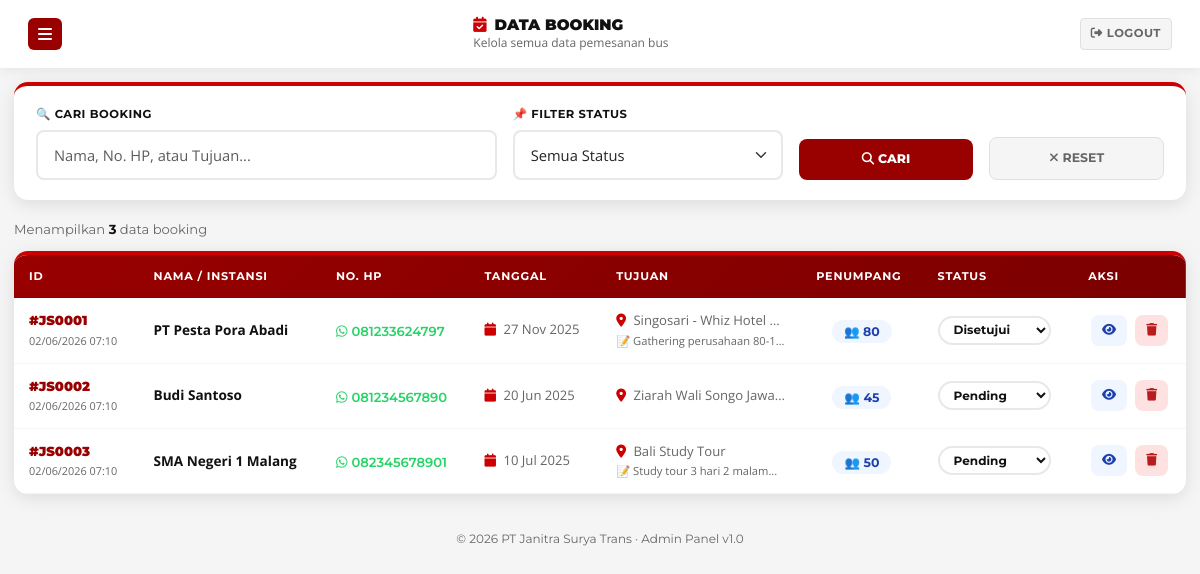
The page /admin/data-booking.php (signed in) on the database its author committed.
### tables this page shows
CREATE TABLE `booking` (
  `id_booking` int(11) NOT NULL,
  `nama` varchar(100) NOT NULL,
  `no_hp` varchar(20) NOT NULL,
  `tanggal` date NOT NULL,
  `tujuan` varchar(255) NOT NULL,
  `jumlah_penumpang` int(11) NOT NULL,
  `catatan` text DEFAULT NULL,
  `status` enum('Pending','Disetujui','Selesai','Dibatalkan') DEFAULT 'Pending',
  `created_at` timestamp NOT NULL DEFAULT current_timestamp()
);

### admin/data-booking.php (the view, shortened to what this page needs)
<?php
include '../config/koneksi.php';
$search = trim($_GET['cari'] ?? '');
$where = [];
$where_sql = $where ? 'WHERE '.implode(' AND ', $where) : '';
$result = mysqli_query($conn, "SELECT * FROM booking $where_sql ORDER BY created_at DESC");
$total = mysqli_num_rows($result);
?>
<!DOCTYPE html>
<html lang="id">
<head>
    <link href="https://cdn.jsdelivr.net/npm/bootstrap@5.3.2/dist/css/bootstrap.min.css" rel="stylesheet">
    <link href="https://cdnjs.cloudflare.com/ajax/libs/font-awesome/6.5.1/css/all.min.css" rel="stylesheet">
    <link href="../assets/css/style.css" rel="stylesheet">
</head>
<body style="background:var(--abu);">
<div class="admin-layout">
    <div class="admin-main">
        <div class="admin-topbar">
            <button class="sidebar-toggle" onclick="toggleSidebar()">
                <i class="fas fa-bars"></i>
            </button>
            <div>
                <h5 style="margin:0;font-family:'Montserrat',sans-serif;font-weight:900;color:var(--hitam);text-transform:uppercase;font-size:0.95rem;">
                    <i class="fas fa-calendar-check me-2" style="color:var(--merah);"></i>Data Booking
                </h5>
                <div style="font-size:0.75rem;color:var(--abu-teks);">Kelola semua data pemesanan bus</div>
            </div>
            <a href="logout.php" style="background:var(--abu);color:var(--abu-teks);padding:7px 14px;border-radius:4px;font-size:0.78rem;font-weight:700;font-family:'Montserrat',sans-serif;text-decoration:none;text-transform:uppercase;letter-spacing:0.5px;border:1px solid var(--abu-medium);">
                <i class="fas fa-sign-out-alt me-1"></i>Logout
            </a>
        </div>
        <div class="admin-content">
            <div style="background:white;border-radius:var(--radius);padding:20px 22px;box-shadow:var(--shadow-card);margin-bottom:20px;border-top:4px solid var(--merah);">
                <form method="GET">
                    <div class="row g-3 align-items-end">
                        <div class="col-md-5">
                            <label style="font-family:'Montserrat',sans-serif;font-weight:700;font-size:0.72rem;text-transform:uppercase;letter-spacing:0.5px;margin-bottom:6px;display:block;color:var(--hitam);">
                                🔍 Cari Booking
                            </label>
                            <input type="text" name="cari" class="form-control" placeholder="Nama, No. HP, atau Tujuan..." value="<?= htmlspecialchars($search) ?>">
                        </div>
                        <div class="col-md-3">
                            <label style="font-family:'Montserrat',sans-serif;font-weight:700;font-size:0.72rem;text-transform:uppercase;letter-spacing:0.5px;margin-bottom:6px;display:block;color:var(--hitam);">
                                📌 Filter Status
                            </label>
                            <select name="status" class="form-select">
                                <option value="">Semua Status</option>
                            </select>
                        </div>
                        <div class="col-md-2">
                            <button type="submit" style="background:var(--merah-tua);color:white;border:none;width:100%;padding:11px;border-radius:var(--radius-sm);font-family:'Montserrat',sans-serif;font-weight:800;font-size:0.78rem;text-transform:uppercase;cursor:pointer;transition:all 0.3s;"
                                    onmouseover="this.style.background='var(--merah-gelap)'"
                                    onmouseout="this.style.background='var(--merah-tua)'">
                                <i class="fas fa-search me-1"></i>Cari
                            </button>
                        </div>
                        <div class="col-md-2">
                            <a href="data-booking.php" style="background:var(--abu);color:var(--abu-teks);border:1px solid var(--abu-medium);width:100%;padding:11px;border-radius:var(--radius-sm);font-family:'Montserrat',sans-serif;font-weight:700;font-size:0.78rem;text-transform:uppercase;text-decoration:none;display:block;text-align:center;">
                                <i class="fas fa-times me-1"></i>Reset
                            </a>
                        </div>
                    </div>
                </form>
            </div>
            <div style="font-size:0.82rem;color:var(--abu-teks);margin-bottom:12px;font-family:'Montserrat',sans-serif;">
                Menampilkan <strong style="color:var(--hitam);"><?= $total ?></strong> data booking
            </div>
            <div style="background:white;border-radius:var(--radius);box-shadow:var(--shadow-card);overflow:hidden;border-top:4px solid var(--merah);">
                <div style="overflow-x:auto;">
                    <table style="width:100%;border-collapse:collapse;min-width:950px;">
                        <thead style="background:linear-gradient(135deg,var(--merah-tua),var(--merah-gelap));">
                            <tr>
                                <?php foreach(['ID','Nama / Instansi','No. HP','Tanggal','Tujuan','Penumpang','Status','Aksi'] as $h): ?>
                                <th style="padding:13px 15px;font-size:0.7rem;color:white;text-transform:uppercase;letter-spacing:0.8px;font-weight:700;font-family:'Montserrat',sans-serif;white-space:nowrap;"><?= $h ?></th>
                                <?php endforeach; ?>
                            </tr>
                        </thead>
                        <tbody>
                            <?php if ($total === 0): ?>
                            <tr><td colspan="8" style="text-align:center;padding:60px;color:var(--abu-teks);">
                                <div style="font-size:3rem;margin-bottom:10px;">📋</div>
                                <div style="font-family:'Montserrat',sans-serif;font-weight:700;color:var(--hitam);margin-bottom:6px;text-transform:uppercase;font-size:0.85rem;">Data Tidak Ditemukan</div>
                                <div style="font-size:0.82rem;">Coba ubah kata kunci pencarian atau filter status.</div>
                            </td></tr>
                            <?php else: ?>
                            <?php while ($row = mysqli_fetch_assoc($result)):
                            ?>
                            <tr style="border-bottom:1px solid #F5F5F5;"
                                onmouseover="this.style.background='#FFF5F5'"
                                onmouseout="this.style.background=''">
                                <td style="padding:13px 15px;">
                                    <div style="font-family:'Montserrat',sans-serif;font-weight:900;font-size:0.82rem;color:var(--merah-tua);">
                                        #JS<?= str_pad($row['id_booking'],4,'0',STR_PAD_LEFT) ?>
                                    </div>
                                    <div style="font-size:0.68rem;color:var(--abu-teks);margin-top:2px;">
                                        <?= date('d/m/Y H:i', strtotime($row['created_at'])) ?>
                                    </div>
                                </td>
                                <td style="padding:13px 15px;font-weight:700;font-size:0.85rem;color:var(--hitam);">
                                    <?= htmlspecialchars($row['nama']) ?>
                                </td>
                                <td style="padding:13px 15px;">
                                    <a href="https://wa.me/<?= preg_replace('/[^0-9]/','',$row['no_hp']) ?>" target="_blank"
                                       style="color:#25D366;font-size:0.82rem;text-decoration:none;font-weight:600;font-family:'Montserrat',sans-serif;">
                                        <i class="fab fa-whatsapp me-1"></i><?= htmlspecialchars($row['no_hp']) ?>
                                    </a>
                                </td>
                                <td style="padding:13px 15px;font-size:0.82rem;color:var(--abu-teks);white-space:nowrap;">
                                    <i class="fas fa-calendar me-1" style="color:var(--merah);"></i>
                                    <?= date('d M Y', strtotime($row['tanggal'])) ?>
                                </td>
                                <td style="padding:13px 15px;font-size:0.82rem;color:var(--abu-teks);max-width:190px;">
                                    <div style="overflow:hidden;text-overflow:ellipsis;white-space:nowrap;" title="<?= htmlspecialchars($row['tujuan']) ?>">
                                        <i class="fas fa-map-marker-alt me-1" style="color:var(--merah);"></i>
                                        <?= htmlspecialchars($row['tujuan']) ?>
                                    </div>
                                    <?php if (!empty($row['catatan'])): ?>
                                    <div style="font-size:0.7rem;color:var(--abu-teks);margin-top:2px;overflow:hidden;text-overflow:ellipsis;white-space:nowrap;" title="<?= htmlspecialchars($row['catatan']) ?>">
                                        📝 <?= htmlspecialchars(substr($row['catatan'],0,35)) ?>...
                                    </div>
                                    <?php endif; ?>
                                </td>
                                <td style="padding:13px 15px;text-align:center;">
                                    <span style="background:#EFF6FF;color:#1E40AF;padding:4px 12px;border-radius:20px;font-size:0.78rem;font-weight:700;font-family:'Montserrat',sans-serif;">
                                        👥 <?= $row['jumlah_penumpang'] ?>
                                    </span>
                                </td>
                                <td style="padding:13px 15px;">
                                    <form method="POST" style="display:inline;">
                                        <select name="status" onchange="this.form.submit()"
                                                style="border:2px solid #E8E8E8;border-radius:20px;padding:4px 10px;font-size:0.75rem;font-weight:700;font-family:'Montserrat',sans-serif;cursor:pointer;background:white;outline:none;color:var(--hitam);">
                                            <?php foreach(['Pending','Disetujui','Selesai','Dibatalkan'] as $s): ?>
                                            <option value="<?= $s ?>" <?= $row['status']===$s?'selected':'' ?>><?= $s ?></option>
                                            <?php endforeach; ?>
                                        </select>
                                    </form>
                                </td>
                                <td style="padding:13px 15px;text-align:center;white-space:nowrap;">
                                    <button onclick='lihatDetail(<?= json_encode($row) ?>)'
                                            style="background:#EFF6FF;color:#1E40AF;border:none;border-radius:var(--radius-sm);padding:6px 11px;font-size:0.78rem;cursor:pointer;margin-right:4px;transition:all 0.2s;font-family:'Montserrat',sans-serif;font-weight:700;"
                                            title="Detail"
                                            onmouseover="this.style.background='#DBEAFE'"
                                            onmouseout="this.style.background='#EFF6FF'">
                                        <i class="fas fa-eye"></i>
                                    </button>
                                    <a href="data-booking.php?hapus=<?= $row['id_booking'] ?>"
                                       onclick="return confirm('Hapus booking #JS<?= str_pad($row['id_booking'],4,'0',STR_PAD_LEFT) ?> atas nama <?= addslashes(htmlspecialchars($row['nama'])) ?>?')"
                                       style="background:#FEE2E2;color:#B91C1C;border:none;border-radius:var(--radius-sm);padding:6px 11px;font-size:0.78rem;text-decoration:none;display:inline-block;transition:all 0.2s;font-family:'Montserrat',sans-serif;font-weight:700;"
                                       title="Hapus"
                                       onmouseover="this.style.background='#FECACA'"
                                       onmouseout="this.style.background='#FEE2E2'">
                                        <i class="fas fa-trash"></i>
                                    </a>
                                </td>
                            </tr>
                            <?php endwhile; endif; ?>
                        </tbody>
                    </table>
                </div>
            </div>
            <div style="text-align:center;margin-top:36px;color:var(--abu-teks);font-size:0.75rem;font-family:'Montserrat',sans-serif;">
                © <?= date('Y') ?> PT Janitra Surya Trans · Admin Panel v1.0
            </div>
        </div>
    </div>
</div>
</body>
</html>

### assets/css/style.css (style rules this page uses)
:root { --merah: #CC0000; --merah-tua: #990000; --merah-muda: #E53935; --merah-gelap: #7B0000; --putih: #FFFFFF; --hitam: #111111; --abu: #F5F5F5; --abu-medium: #E0E0E0; --abu-teks: #666666; --shadow: 0 8px 32px rgba(204,0,0,0.18); --shadow-card: 0 4px 18px rgba(0,0,0,0.10); --radius: 14px; --radius-sm: 8px; --transition: all 0.35s cubic-bezier(.4,0,.2,1); }
* { margin:0; padding:0; box-sizing:border-box; }
html { scroll-behavior: smooth; }
body { font-family: 'Open Sans', sans-serif; color: var(--hitam); background: var(--putih); overflow-x: hidden; }
h1,h2,h3,h4,h5 { font-family: 'Montserrat', sans-serif; }
a { text-decoration: none; transition: var(--transition); }
.form-control, .form-select { border: 2px solid #E8E8E8; border-radius: var(--radius-sm); padding: 12px 16px; font-size: 0.92rem; font-family: 'Open Sans', sans-serif; transition: var(--transition); }
.admin-layout { display: flex; min-height: 100vh; }
.admin-main { margin-left: 250px; flex: 1; background: var(--abu); min-height: 100vh; }
.admin-topbar { background: white; padding: 16px 28px; display: flex; align-items: center; justify-content: space-between; box-shadow: 0 2px 12px rgba(0,0,0,0.07); position: sticky; top: 0; z-index: 50; display: flex; align-items: center; justify-content: space-between; }
.admin-content { padding: 28px; }
.sidebar-toggle { display: none; }
.admin-main { margin-left: 260px; width: auto; }
.admin-topbar a { order: 3; flex: 0 0 auto; padding: 6px 10px !important; font-size: 0.72rem !important; white-space: nowrap; }
.sidebar-toggle { display: flex; align-items: center; justify-content: center; background: var(--merah-tua); color: white; border: none; padding: 8px 10px; border-radius: 6px; font-size: 16px; z-index: 1001; }
.admin-main { margin-left: 0; width: 100%; }
.admin-topbar a { padding: 6px 10px !important; font-size: 0.72rem !important; }
.admin-content { padding: 14px; }
table { min-width: 600px; }

### rows shown on the page
booking: id_booking "0001", created_at "02/06/2026 07:10", nama "PT Pesta Pora Abadi", no_hp "081233624797", tanggal "27 Nov 2025", tujuan "Singosari - Whiz Hotel…", catatan "Gathering perusahaan 80-1…", jumlah_penumpang "80", status "Disetujui"
booking: id_booking "0002", created_at "02/06/2026 07:10", nama "Budi Santoso", no_hp "081234567890", tanggal "20 Jun 2025", tujuan "Ziarah Wali Songo Jawa…", jumlah_penumpang "45", status "Pending"
booking: id_booking "0003", created_at "02/06/2026 07:10", nama "SMA Negeri 1 Malang", no_hp "082345678901", tanggal "10 Jul 2025", tujuan "Bali Study Tour", catatan "Study tour 3 hari 2 malam", jumlah_penumpang "50", status "Pending"

### other values the page prints
$total "3"
$h "ID"
$h "NAMA / INSTANSI"
$h "NO. HP"
$h "TANGGAL"
$h "TUJUAN"
$h "PENUMPANG"
$h "STATUS"
$h "AKSI"
